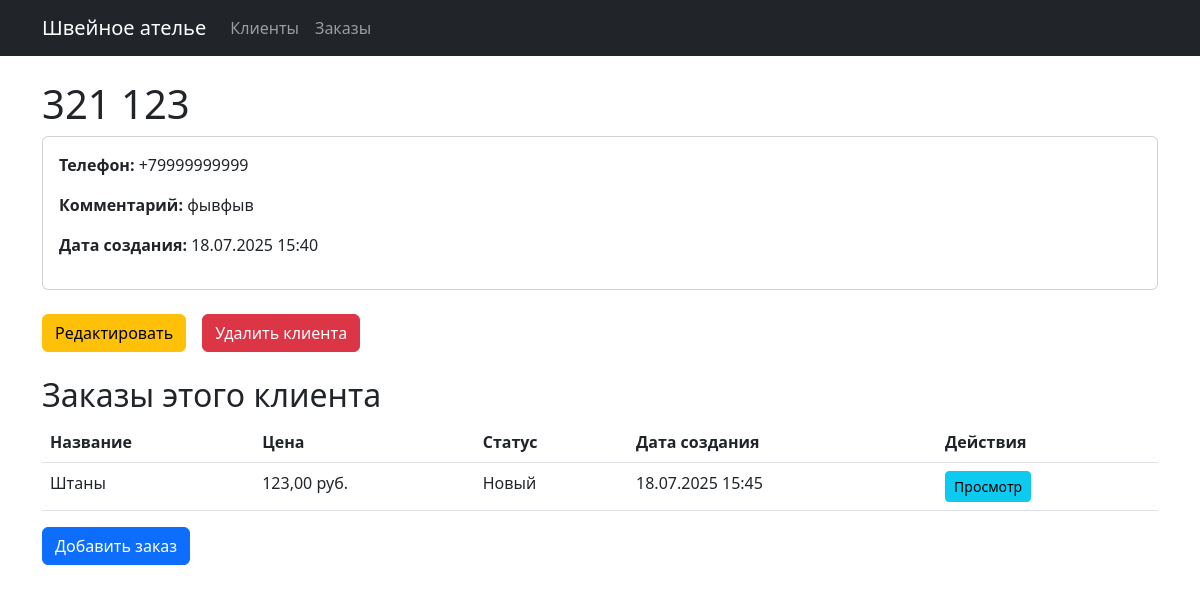
The page /customers/5/ on the database its author committed.
### atelier/models.py (models this page shows, shortened)
class Customer(models.Model):
    first_name = models.CharField(max_length=100, verbose_name="Имя")
    last_name = models.CharField(max_length=100, verbose_name="Фамилия")
    phone_regex = RegexValidator(
        regex=r'^\+?1?\d{9,15}$',
        message="Телефон должен быть в формате: '+999999999'. Максимум 15 цифр."
    )
    phone = models.CharField(
        validators=[phone_regex],
        max_length=17,
        verbose_name="Телефон"
    )
    comment = models.TextField(blank=True, null=True, verbose_name="Комментарий")
    created_at = models.DateTimeField(auto_now_add=True, verbose_name="Дата создания")
    class Meta:
        verbose_name = "Заказчик"
        verbose_name_plural = "Заказчики"
        ordering = ['-created_at']

class Order(models.Model):
    STATUS_CHOICES = [
        ('new', 'Новый'),
        ('in_progress', 'В работе'),
        ('completed', 'Завершен'),
        ('canceled', 'Отменен'),
    ]
    title = models.CharField(max_length=200, verbose_name="Название заказа")
    customer = models.ForeignKey(
        Customer,
        on_delete=models.CASCADE,
        related_name='orders',
        verbose_name="Заказчик"
    )
    price = models.DecimalField(
        max_digits=10,
        decimal_places=2,
        verbose_name="Цена"
    )
    comment = models.TextField(blank=True, null=True, verbose_name="Комментарий")
    status = models.CharField(
        max_length=20,
        choices=STATUS_CHOICES,
        default='new',
        verbose_name="Статус"
    )
    created_at = models.DateTimeField(auto_now_add=True, verbose_name="Дата создания")
    updated_at = models.DateTimeField(auto_now=True, verbose_name="Дата обновления")
    class Meta:
        verbose_name = "Заказ"
        verbose_name_plural = "Заказы"
        ordering = ['-created_at']

### atelier/views.py (the view)
# urls.py: path('customers/<int:pk>/', views.customer_detail, name='customer_detail'),
def customer_detail(request, pk):
    customer = get_object_or_404(Customer, pk=pk)
    orders = customer.orders.all()
    return render(request, 'atelier/customer_detail.html', {
        'customer': customer,
        'orders': orders
    })

### atelier/templates/atelier/customer_detail.html (shortened to what this page needs)
{% extends 'base.html' %}
{% block content %}
<h1>{{ customer.last_name }} {{ customer.first_name }}</h1>
<div class="card mb-4">
    <div class="card-body">
        <p><strong>Телефон:</strong> {{ customer.phone }}</p>
        <p><strong>Комментарий:</strong> {{ customer.comment|default:"-" }}</p>
        <p><strong>Дата создания:</strong> {{ customer.created_at|date:"d.m.Y H:i" }}</p>
    </div>
</div>
<div class="d-flex gap-3 mb-4">
    <a href="{% url 'customer_edit' pk=customer.pk %}" class="btn btn-warning">Редактировать</a>
    <form method="post" action="{% url 'customer_delete' pk=customer.pk %}">
        <button type="submit" class="btn btn-danger"
                onclick="return confirm('Вы уверены? Все заказы клиента также будут удалены!')">
            Удалить клиента
        </button>
    </form>
</div>
<h2>Заказы этого клиента</h2>
{% if orders %}
<table class="table">
    <thead>
        <tr>
            <th>Название</th>
            <th>Цена</th>
            <th>Статус</th>
            <th>Дата создания</th>
            <th>Действия</th>
        </tr>
    </thead>
    <tbody>
        {% for order in orders %}
        <tr>
            <td>{{ order.title }}</td>
            <td>{{ order.price }} руб.</td>
            <td>{{ order.get_status_display }}</td>
            <td>{{ order.created_at|date:"d.m.Y H:i" }}</td>
            <td>
                <a href="{% url 'order_detail' pk=order.pk %}" class="btn btn-sm btn-info">Просмотр</a>
            </td>
        </tr>
        {% endfor %}
    </tbody>
</table>
{% else %}
<p>У этого клиента пока нет заказов.</p>
{% endif %}
<a href="{% url 'order_create' %}?customer_id={{ customer.pk }}" class="btn btn-primary">Добавить заказ</a>
{% endblock %}

### rows shown on the page
Customer: last_name "321", first_name "123", phone "+79999999999", comment "фывфыв", created_at "18.07.2025 15:40"
Order: title "Штаны", price "123,00", status "Новый", created_at "18.07.2025 15:45"
